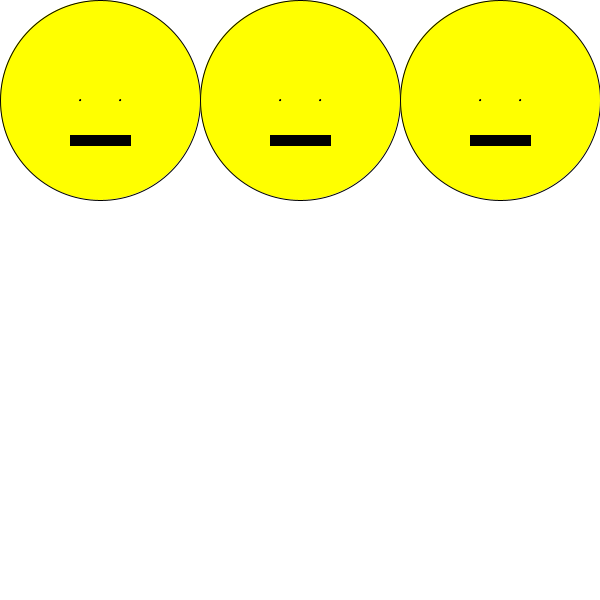
Frame 1 (no input)
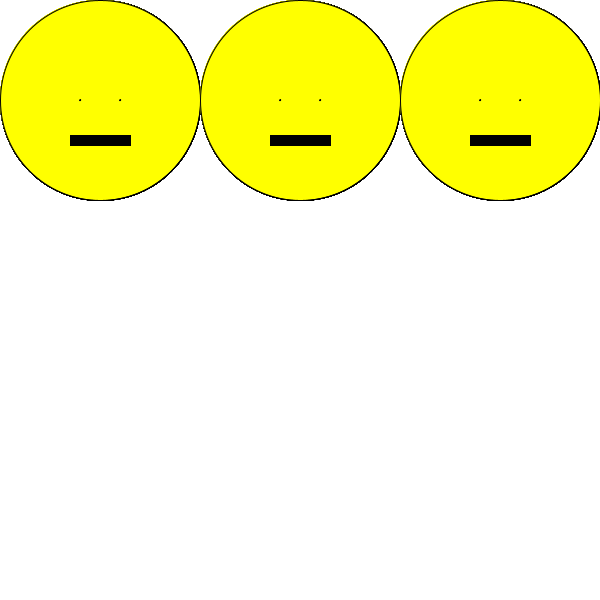
Frame 60 (the mouse pressed at the canvas centre just before this capture)
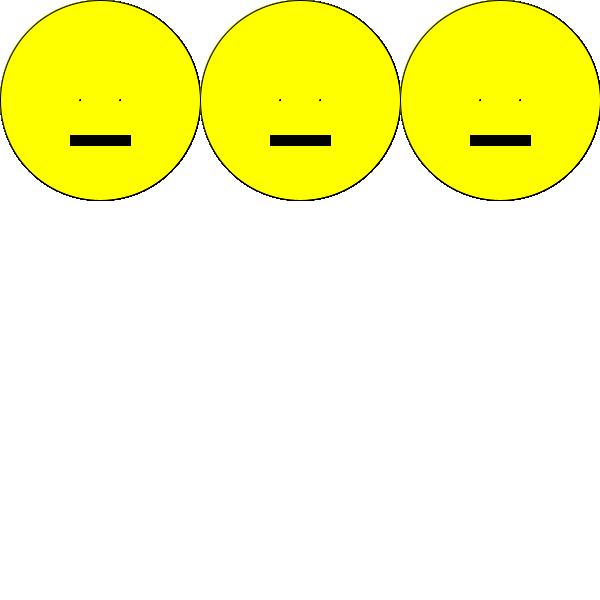
Frame 120 (the mouse held since frame 60 and released just before this capture)

The Processing sketch that drew these frames (run headless with seeded random() and noise(); from frame 60 on, the mouse is pressed at the canvas centre):

// Processing sketch: week4
// ── week4.pde
float angle;

void setup(){
  size(600,600);
  background(255);
  rectMode(CENTER);
  
}

void draw(){
  //background(0);
  
  //row 1
  //FOR LOOP
  for(int i = 0; i<5; i+=2){   //int for how many times do go through the loop
 
    smiley(100 + 100 * i,100,1);
    println(i);
  }
  
                              //row2
                              //smiley(100,300,1);
                              //smiley(300,300,1); 
                              //smiley(500,300,1); 
                              
                              //row 3
                              //smiley(100,500,1);
                              //smiley(300,500,1); 
                              //smiley(500,500,1); 
  
}

void smiley(float x,float y, float eyeSize){
    //smiley head
  fill(255,255,0);
 ellipse(x, y,200,200);
 
 //smiley left eye
 fill(0);
 ellipse(x-20, y, eyeSize,eyeSize);
 
 //smiley right eye
 fill(0);
 ellipse(x+20 ,y, eyeSize,eyeSize);
 
 //smiley mouth
 rect(x, y+40,60,10);
}
